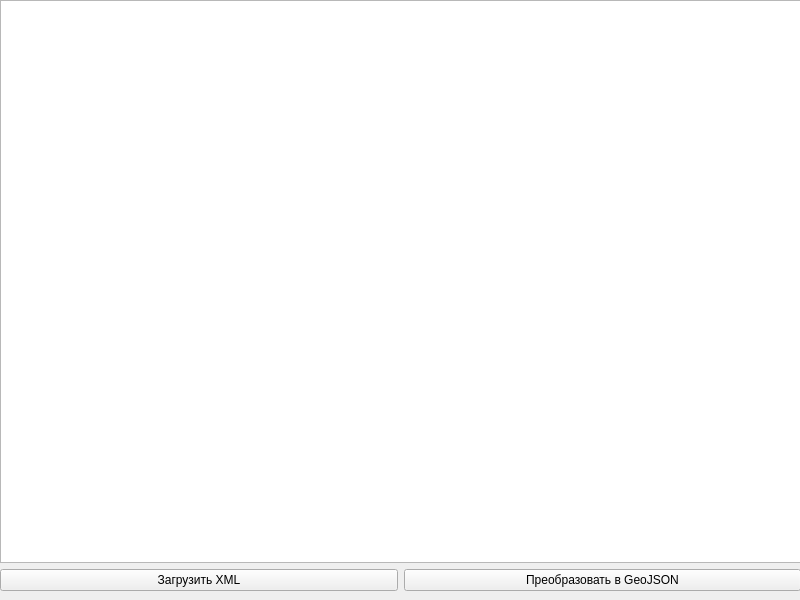
<?xml version="1.0" encoding="UTF-8"?>
<ui version="4.0">
 <class>MainWindow</class>
 <widget class="QMainWindow" name="MainWindow">
  <property name="geometry">
   <rect>
    <x>0</x>
    <y>0</y>
    <width>800</width>
    <height>600</height>
   </rect>
  </property>
  <property name="windowTitle">
   <string>MainWindow</string>
  </property>
  <widget class="QWidget" name="centralwidget">
   <widget class="QWidget" name="verticalLayoutWidget">
    <property name="geometry">
     <rect>
      <x>0</x>
      <y>0</y>
      <width>801</width>
      <height>591</height>
     </rect>
    </property>
    <layout class="QVBoxLayout" name="verticalLayout">
     <item>
      <widget class="QTableWidget" name="tableWidget"/>
     </item>
     <item>
      <layout class="QHBoxLayout" name="horizontalLayout">
       <item>
        <widget class="QPushButton" name="btnLoadXML">
         <property name="text">
          <string>Загрузить XML</string>
         </property>
        </widget>
       </item>
       <item>
        <widget class="QPushButton" name="btnConvert">
         <property name="text">
          <string>Преобразовать в GeoJSON</string>
         </property>
        </widget>
       </item>
      </layout>
     </item>
    </layout>
   </widget>
  </widget>
 </widget>
 <resources/>
 <connections/>
</ui>
